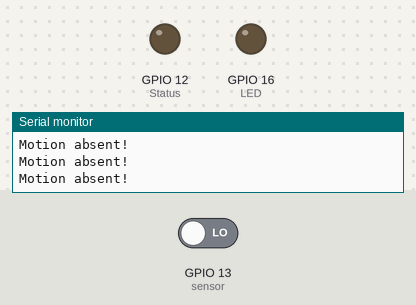
Simulated run of this program. Board: ESP32. Parts: output pins drawn as LEDs (lit = HIGH), the last lines printed to the serial monitor. The inputs (shaded band) are chosen by the test bench; at power-on: GPIO 13 (sensor) LOW.

Above: at 2.8 s.
2.9 s: GPIO 13 (sensor) driven HIGH
At 4.0 s:
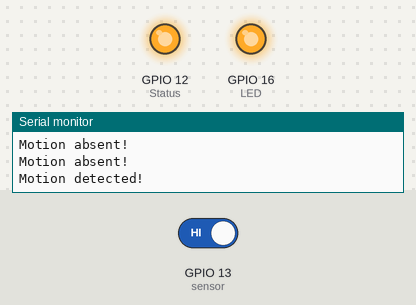
4.5 s: GPIO 13 (sensor) driven LOW
At 5.6 s:
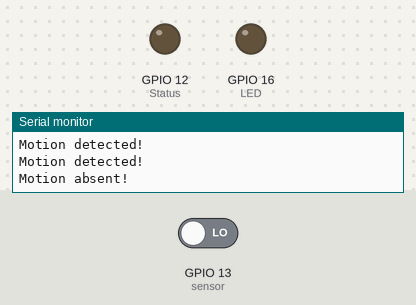
Timing chart, 0 to 7.5 s (numbered marks = the images above; inputs shaded):
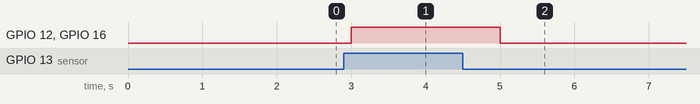

Measured:
- after the input at 2.9 s, GPIO 12 (Status), GPIO 16 (LED): LOW → HIGH after 0.10 s
- after the input at 4.5 s, GPIO 12 (Status), GPIO 16 (LED): HIGH → LOW after 0.50 s

The program:

main.cpp
```cpp
/* ---------------------------------------------------------------
 *  File    : main.cpp   (Workshop_5)
 *  ใบงานที่ 5 : การควบคุมอุปกรณ์ไฟฟ้า โดยการตรวจจับการเคลื่อนไหว
 *  ฉบับจำลองการทำงานด้วย Wokwi + Visual Studio Code
 *  บอร์ด   : ESP32 DevKit V1  (ใช้แทน NodeMCU ESP8266 เนื่องจาก
 *            Wokwi ยังไม่รองรับการจำลองชิป ESP8266)
 *  คณะเทคโนโลยีสารสนเทศ มหาวิทยาลัยราชภัฏร้อยเอ็ด
 * --------------------------------------------------------------- */
#include <Arduino.h>

#define LED 16          // GPIO16 (ขา RX2 บนบอร์ด) -> LED แสดงสถานะ  [เดิม D0 ของ NodeMCU]
int Status = 12;        // GPIO12 (ขา D12)         -> IN ของรีเลย์    [เดิม D6 ของ NodeMCU]
int sensor = 13;        // GPIO13 (ขา D13)         <- OUT ของ PIR     [เดิม D7 ของ NodeMCU]

void setup() {
  Serial.begin(115200);              // *** ต้นฉบับใบงานไม่มีบรรทัดนี้ ถ้าไม่ใส่จะไม่เห็นข้อความใน Serial Monitor ***
  pinMode(LED, OUTPUT);              // กำหนด LED เป็น output
  pinMode(sensor, INPUT);            // กำหนด sensor เป็น input
  pinMode(Status, OUTPUT);           // กำหนดขาควบคุมรีเลย์เป็น output
  digitalWrite(LED, LOW);
  digitalWrite(Status, LOW);
  Serial.println("Workshop 5 : PIR Motion Detection -> Relay + LED");
}

void loop() {
  long state = digitalRead(sensor);  // อ่านค่าจากเซนเซอร์ PIR

  if (state == HIGH) {
    digitalWrite(Status, HIGH);            // สั่งรีเลย์ทำงาน (หลอดโหลดติด)
    Serial.println("Motion detected!");    // ตรวจพบการเคลื่อนไหวของมนุษย์
    digitalWrite(LED, HIGH);               // หลอดไฟติด
    delay(1000);
  }
  else {
    digitalWrite(Status, LOW);             // สั่งรีเลย์หยุดทำงาน (หลอดโหลดดับ)
    Serial.println("Motion absent!");      // ไม่มีการเคลื่อนไหว
    digitalWrite(LED, LOW);                // หลอดไฟดับ
    delay(1000);
  }
}
```
